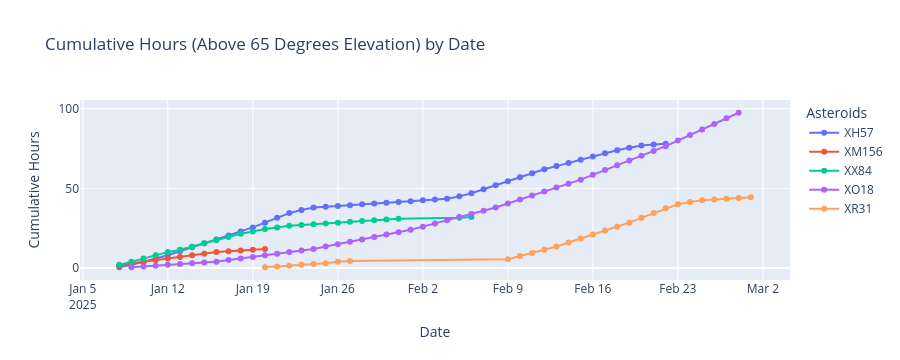

The cell this chart's notebook holds for it:
### Code cell
dfs = [
    (xh57_65, 'XH57'),
    (xm156_65, 'XM156'),
    (xo18_65, 'XO18'),
    (xr31_65, 'XR31'),
    (xx84_65, 'XX84')
]

# Combine all data into a single DataFrame
combined_df_65 = pd.concat(
    [df.assign(Asteroid=ticker) for df, ticker in dfs], ignore_index=True
)

# Ensure 'date' column is in datetime format
combined_df_65['date'] = pd.to_datetime(combined_df_65['date'], errors='coerce')

# Ensure 'time' column is converted to timedelta format if in hh:mm
combined_df_65['time'] = pd.to_timedelta(combined_df_65['time'], errors='coerce')

# Calculate cumulative counts grouped by date and ticker
cumulative_df_65 = (
    combined_df_65.groupby(['date', 'Asteroid']).size()  # Count occurrences for each date and ticker
    .groupby(level='Asteroid').cumsum()  # Calculate cumulative count for each ticker
    .reset_index(name='observations')
)

cumulative_df_65['hours'] = cumulative_df_65['observations'] / 2

# Create a line chart using Plotly Express
fig = px.line(
    cumulative_df_65,
    x='date',
    y='hours',
    color='Asteroid',
    labels={'date': 'Date', 'hours': 'Cumulative Hours', 'Asteroid': 'Asteroids'},
    title="Cumulative Hours (Above 65 Degrees Elevation) by Date",
    markers=True
)

# Customize the color scheme
fig.update_layout(colorway=px.colors.qualitative.G10)

fig.show()

### Figure 1 — Plotly figure (JSON) as saved in the notebook; plotly's stock layout.template omitted (floating-point values rounded to 4 significant figures)
{"data": [{"hovertemplate": "Asteroids=XH57<br>Date=%{x}<br>Cumulative Hours=%{y}<extra></extra>", "legendgroup": "XH57", "line": {"color": "#636efa", "dash": "solid"}, "marker": {"symbol": "circle"}, "mode": "lines+markers", "name": "XH57", "orientation": "v", "showlegend": true, "type": "scatter", "x": ["2025-01-08T00:00:00", "2025-01-09T00:00:00", "2025-01-10T00:00:00", "2025-01-11T00:00:00", "2025-01-12T00:00:00", "2025-01-13T00:00:00", "2025-01-14T00:00:00", "2025-01-15T00:00:00", "2025-01-16T00:00:00", "2025-01-17T00:00:00", "2025-01-18T00:00:00", "2025-01-19T00:00:00", "2025-01-20T00:00:00", "2025-01-21T00:00:00", "2025-01-22T00:00:00", "2025-01-23T00:00:00", "2025-01-24T00:00:00", "2025-01-25T00:00:00", "2025-01-26T00:00:00", "2025-01-27T00:00:00", "2025-01-28T00:00:00", "2025-01-29T00:00:00", "2025-01-30T00:00:00", "2025-01-31T00:00:00", "2025-02-01T00:00:00", "2025-02-02T00:00:00", "2025-02-03T00:00:00", "2025-02-04T00:00:00", "2025-02-05T00:00:00", "2025-02-06T00:00:00", "2025-02-07T00:00:00", "2025-02-08T00:00:00", "2025-02-09T00:00:00", "2025-02-10T00:00:00", "2025-02-11T00:00:00", "2025-02-12T00:00:00", "2025-02-13T00:00:00", "2025-02-14T00:00:00", "2025-02-15T00:00:00", "2025-02-16T00:00:00", "2025-02-17T00:00:00", "2025-02-18T00:00:00", "2025-02-19T00:00:00", "2025-02-20T00:00:00", "2025-02-21T00:00:00", "2025-02-22T00:00:00"], "xaxis": "x", "y": [0.5, 2, 4, 6, 8, 10.5, 13, 15.5, 18, 20.5, 23, 25.5, 28.5, 31.5, 34.5, 36.5, 38, 38.5, 39, 39.5, 40, 40.5, 41, 41.5, 42, 42.5, 43, 43.5, 45, 47, 49.5, 52, 54.5, 57, 59.5, 62, 64, 66, 68, 70, 72, 74, 75.5, 77, 77.5, 78], "yaxis": "y"}, {"hovertemplate": "Asteroids=XM156<br>Date=%{x}<br>Cumulative Hours=%{y}<extra></extra>", "legendgroup": "XM156", "line": {"color": "#EF553B", "dash": "solid"}, "marker": {"symbol": "circle"}, "mode": "lines+markers", "name": "XM156", "orientation": "v", "showlegend": true, "type": "scatter", "x": ["2025-01-08T00:00:00", "2025-01-09T00:00:00", "2025-01-10T00:00:00", "2025-01-11T00:00:00", "2025-01-12T00:00:00", "2025-01-13T00:00:00", "2025-01-14T00:00:00", "2025-01-15T00:00:00", "2025-01-16T00:00:00", "2025-01-17T00:00:00", "2025-01-18T00:00:00", "2025-01-19T00:00:00", "2025-01-20T00:00:00"], "xaxis": "x", "y": [1.5, 3, 4, 5, 6, 7, 8, 9, 10, 10.5, 11, 11.5, 12], "yaxis": "y"}, {"hovertemplate": "Asteroids=XX84<br>Date=%{x}<br>Cumulative Hours=%{y}<extra></extra>", "legendgroup": "XX84", "line": {"color": "#00cc96", "dash": "solid"}, "marker": {"symbol": "circle"}, "mode": "lines+markers", "name": "XX84", "orientation": "v", "showlegend": true, "type": "scatter", "x": ["2025-01-08T00:00:00", "2025-01-09T00:00:00", "2025-01-10T00:00:00", "2025-01-11T00:00:00", "2025-01-12T00:00:00", "2025-01-13T00:00:00", "2025-01-14T00:00:00", "2025-01-15T00:00:00", "2025-01-16T00:00:00", "2025-01-17T00:00:00", "2025-01-18T00:00:00", "2025-01-19T00:00:00", "2025-01-20T00:00:00", "2025-01-21T00:00:00", "2025-01-22T00:00:00", "2025-01-23T00:00:00", "2025-01-24T00:00:00", "2025-01-25T00:00:00", "2025-01-26T00:00:00", "2025-01-27T00:00:00", "2025-01-28T00:00:00", "2025-01-29T00:00:00", "2025-01-30T00:00:00", "2025-01-31T00:00:00", "2025-02-05T00:00:00", "2025-02-06T00:00:00"], "xaxis": "x", "y": [2, 4, 6, 8, 10, 11.5, 13.5, 15.5, 17.5, 19.5, 21.5, 23, 24.5, 25.5, 26.5, 27, 27.5, 28, 28.5, 29, 29.5, 30, 30.5, 31, 31.5, 32], "yaxis": "y"}, {"hovertemplate": "Asteroids=XO18<br>Date=%{x}<br>Cumulative Hours=%{y}<extra></extra>", "legendgroup": "XO18", "line": {"color": "#ab63fa", "dash": "solid"}, "marker": {"symbol": "circle"}, "mode": "lines+markers", "name": "XO18", "orientation": "v", "showlegend": true, "type": "scatter", "x": ["2025-01-09T00:00:00", "2025-01-10T00:00:00", "2025-01-11T00:00:00", "2025-01-12T00:00:00", "2025-01-13T00:00:00", "2025-01-14T00:00:00", "2025-01-15T00:00:00", "2025-01-16T00:00:00", "2025-01-17T00:00:00", "2025-01-18T00:00:00", "2025-01-19T00:00:00", "2025-01-20T00:00:00", "2025-01-21T00:00:00", "2025-01-22T00:00:00", "2025-01-23T00:00:00", "2025-01-24T00:00:00", "2025-01-25T00:00:00", "2025-01-26T00:00:00", "2025-01-27T00:00:00", "2025-01-28T00:00:00", "2025-01-29T00:00:00", "2025-01-30T00:00:00", "2025-01-31T00:00:00", "2025-02-01T00:00:00", "2025-02-02T00:00:00", "2025-02-03T00:00:00", "2025-02-04T00:00:00", "2025-02-05T00:00:00", "2025-02-06T00:00:00", "2025-02-07T00:00:00", "2025-02-08T00:00:00", "2025-02-09T00:00:00", "2025-02-10T00:00:00", "2025-02-11T00:00:00", "2025-02-12T00:00:00", "2025-02-13T00:00:00", "2025-02-14T00:00:00", "2025-02-15T00:00:00", "2025-02-16T00:00:00", "2025-02-17T00:00:00", "2025-02-18T00:00:00", "2025-02-19T00:00:00", "2025-02-20T00:00:00", "2025-02-21T00:00:00", "2025-02-22T00:00:00", "2025-02-23T00:00:00", "2025-02-24T00:00:00", "2025-02-25T00:00:00", "2025-02-26T00:00:00", "2025-02-27T00:00:00", "2025-02-28T00:00:00"], "xaxis": "x", "y": [0.5, 1, 1.5, 2, 2.5, 3, 3.5, 4, 5, 6, 7, 8, 9, 10, 11, 12, 13.5, 15, 16.5, 18, 19.5, 21, 22.5, 24, 26, 28, 30, 32, 34, 36, 38, 40.5, 43, 45.5, 48, 50.5, 53, 55.5, 58.5, 61.5, 64.5, 67.5, 70.5, 73.5, 76.5, 80, 83.5, 87, 90.5, 94, 97.5], "yaxis": "y"}, {"hovertemplate": "Asteroids=XR31<br>Date=%{x}<br>Cumulative Hours=%{y}<extra></extra>", "legendgroup": "XR31", "line": {"color": "#FFA15A", "dash": "solid"}, "marker": {"symbol": "circle"}, "mode": "lines+markers", "name": "XR31", "orientation": "v", "showlegend": true, "type": "scatter", "x": ["2025-01-20T00:00:00", "2025-01-21T00:00:00", "2025-01-22T00:00:00", "2025-01-23T00:00:00", "2025-01-24T00:00:00", "2025-01-25T00:00:00", "2025-01-26T00:00:00", "2025-01-27T00:00:00", "2025-02-09T00:00:00", "2025-02-10T00:00:00", "2025-02-11T00:00:00", "2025-02-12T00:00:00", "2025-02-13T00:00:00", "2025-02-14T00:00:00", "2025-02-15T00:00:00", "2025-02-16T00:00:00", "2025-02-17T00:00:00", "2025-02-18T00:00:00", "2025-02-19T00:00:00", "2025-02-20T00:00:00", "2025-02-21T00:00:00", "2025-02-22T00:00:00", "2025-02-23T00:00:00", "2025-02-24T00:00:00", "2025-02-25T00:00:00", "2025-02-26T00:00:00", "2025-02-27T00:00:00", "2025-02-28T00:00:00", "2025-03-01T00:00:00"], "xaxis": "x", "y": [0.5, 1, 1.5, 2, 2.5, 3, 4, 4.5, 5.5, 7.5, 9.5, 11.5, 13.5, 16, 18.5, 21, 23.5, 26, 28.5, 31.5, 34.5, 37.5, 40, 41.5, 42.5, 43, 43.5, 44, 44.5], "yaxis": "y"}], "layout": {"colorway": ["#3366CC", "#DC3912", "#FF9900", "#109618", "#990099", "#0099C6", "#DD4477", "#66AA00", "#B82E2E", "#316395"], "height": 360, "legend": {"title": {"text": "Asteroids"}, "tracegroupgap": 0}, "title": {"text": "Cumulative Hours (Above 65 Degrees Elevation) by Date"}, "xaxis": {"anchor": "y", "autorange": true, "domain": [0, 1], "range": ["2025-01-04 20:20:09.6421", "2025-03-04 03:39:50.3579"], "title": {"text": "Date"}, "type": "date"}, "yaxis": {"anchor": "x", "autorange": true, "domain": [0, 1], "range": [-7.505, 105.5], "title": {"text": "Cumulative Hours"}, "type": "linear"}}}
